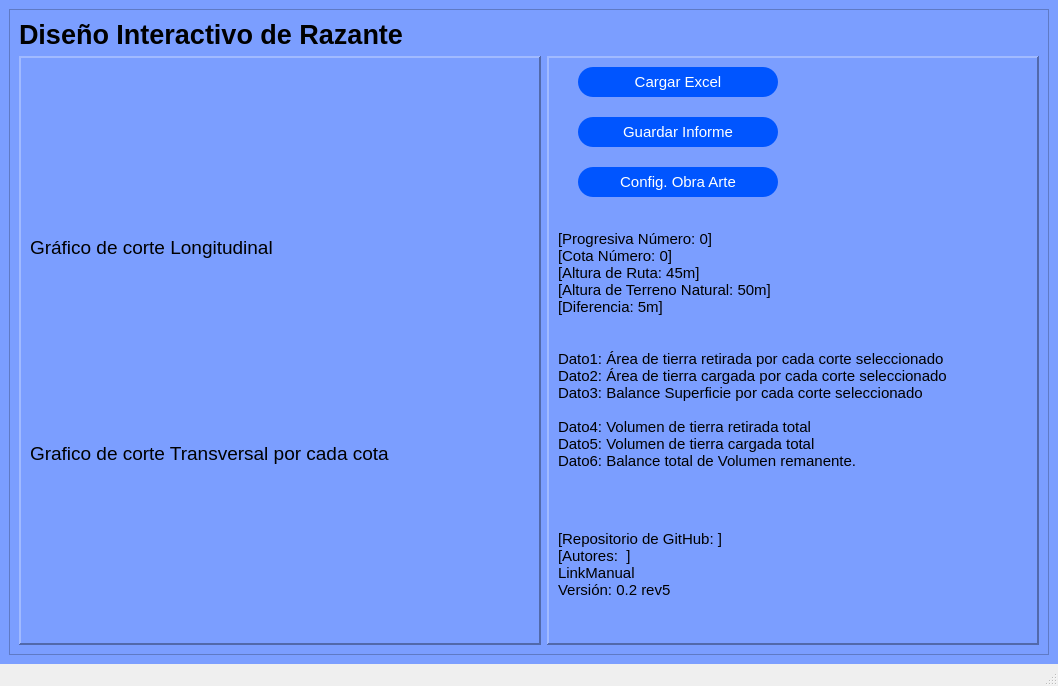
<?xml version="1.0" encoding="UTF-8"?>
<ui version="4.0">
 <class>MainWindow</class>
 <widget class="QMainWindow" name="MainWindow">
  <property name="enabled">
   <bool>true</bool>
  </property>
  <property name="geometry">
   <rect>
    <x>0</x>
    <y>0</y>
    <width>1058</width>
    <height>686</height>
   </rect>
  </property>
  <property name="sizePolicy">
   <sizepolicy hsizetype="Preferred" vsizetype="Preferred">
    <horstretch>0</horstretch>
    <verstretch>0</verstretch>
   </sizepolicy>
  </property>
  <property name="minimumSize">
   <size>
    <width>0</width>
    <height>0</height>
   </size>
  </property>
  <property name="maximumSize">
   <size>
    <width>16777214</width>
    <height>16777215</height>
   </size>
  </property>
  <property name="windowTitle">
   <string>DIR1.0</string>
  </property>
  <property name="styleSheet">
   <string notr="true"/>
  </property>
  <widget class="QWidget" name="centralwidget">
   <property name="sizePolicy">
    <sizepolicy hsizetype="Fixed" vsizetype="Fixed">
     <horstretch>0</horstretch>
     <verstretch>0</verstretch>
    </sizepolicy>
   </property>
   <property name="minimumSize">
    <size>
     <width>800</width>
     <height>600</height>
    </size>
   </property>
   <property name="styleSheet">
    <string notr="true">QWidget{
	background: rgb(123, 158, 255);
}</string>
   </property>
   <layout class="QVBoxLayout" name="verticalLayout_3">
    <item>
     <widget class="QFrame" name="frame">
      <property name="frameShape">
       <enum>QFrame::StyledPanel</enum>
      </property>
      <property name="frameShadow">
       <enum>QFrame::Raised</enum>
      </property>
      <layout class="QGridLayout" name="gridLayout">
       <item row="0" column="0" colspan="2">
        <widget class="QLabel" name="titulo">
         <property name="maximumSize">
          <size>
           <width>800</width>
           <height>40</height>
          </size>
         </property>
         <property name="font">
          <font>
           <pointsize>20</pointsize>
           <bold>true</bold>
          </font>
         </property>
         <property name="text">
          <string>Diseño Interactivo de Razante</string>
         </property>
        </widget>
       </item>
       <item row="1" column="1">
        <widget class="QFrame" name="frameDer">
         <property name="sizePolicy">
          <sizepolicy hsizetype="Preferred" vsizetype="Preferred">
           <horstretch>0</horstretch>
           <verstretch>0</verstretch>
          </sizepolicy>
         </property>
         <property name="minimumSize">
          <size>
           <width>150</width>
           <height>500</height>
          </size>
         </property>
         <property name="maximumSize">
          <size>
           <width>550</width>
           <height>2000</height>
          </size>
         </property>
         <property name="frameShape">
          <enum>QFrame::Panel</enum>
         </property>
         <property name="frameShadow">
          <enum>QFrame::Raised</enum>
         </property>
         <property name="lineWidth">
          <number>2</number>
         </property>
         <property name="midLineWidth">
          <number>1</number>
         </property>
         <layout class="QVBoxLayout" name="verticalLayout">
          <item>
           <layout class="QVBoxLayout" name="verticalLayout_4" stretch="0,0,10">
            <property name="spacing">
             <number>20</number>
            </property>
            <property name="sizeConstraint">
             <enum>QLayout::SetDefaultConstraint</enum>
            </property>
            <property name="leftMargin">
             <number>20</number>
            </property>
            <property name="rightMargin">
             <number>20</number>
            </property>
            <item>
             <widget class="QPushButton" name="btnUpload">
              <property name="minimumSize">
               <size>
                <width>100</width>
                <height>30</height>
               </size>
              </property>
              <property name="maximumSize">
               <size>
                <width>200</width>
                <height>30</height>
               </size>
              </property>
              <property name="font">
               <font>
                <pointsize>11</pointsize>
               </font>
              </property>
              <property name="styleSheet">
               <string notr="true">QPushButton{
	border-radius: 15px;
	background: rgb(0,85,255);
	color: white;
}
QPushButton:hover{
	background: rgb(52, 116, 255);
}
QPushButton:pressed{
	background: rgb(70, 184, 255);
}</string>
              </property>
              <property name="text">
               <string>Cargar Excel</string>
              </property>
              <property name="icon">
               <iconset theme="accessories-calculator"/>
              </property>
              <property name="default">
               <bool>true</bool>
              </property>
              <property name="flat">
               <bool>false</bool>
              </property>
             </widget>
            </item>
            <item>
             <widget class="QPushButton" name="btnSave">
              <property name="minimumSize">
               <size>
                <width>100</width>
                <height>30</height>
               </size>
              </property>
              <property name="maximumSize">
               <size>
                <width>200</width>
                <height>30</height>
               </size>
              </property>
              <property name="font">
               <font>
                <pointsize>11</pointsize>
               </font>
              </property>
              <property name="styleSheet">
               <string notr="true">QPushButton{
	border-radius: 15px;
	background: rgb(0,85,255);
	color: white;
}
QPushButton:hover{
	background: rgb(52, 116, 255);
}
QPushButton:pressed{
	background: rgb(70, 184, 255);
}</string>
              </property>
              <property name="text">
               <string>Guardar Informe</string>
              </property>
             </widget>
            </item>
            <item>
             <widget class="QPushButton" name="btnConfig">
              <property name="minimumSize">
               <size>
                <width>100</width>
                <height>30</height>
               </size>
              </property>
              <property name="maximumSize">
               <size>
                <width>200</width>
                <height>30</height>
               </size>
              </property>
              <property name="font">
               <font>
                <pointsize>11</pointsize>
               </font>
              </property>
              <property name="styleSheet">
               <string notr="true">QPushButton{
	border-radius: 15px;
	background: rgb(0,85,255);
	color: white;
}
QPushButton:hover{
	background: rgb(52, 116, 255);
}
QPushButton:pressed{
	background: rgb(70, 184, 255);
}</string>
              </property>
              <property name="text">
               <string>Config. Obra Arte</string>
              </property>
             </widget>
            </item>
           </layout>
          </item>
          <item>
           <widget class="QLabel" name="dataGrafTrans">
            <property name="minimumSize">
             <size>
              <width>0</width>
              <height>0</height>
             </size>
            </property>
            <property name="maximumSize">
             <size>
              <width>800</width>
              <height>16777215</height>
             </size>
            </property>
            <property name="font">
             <font>
              <pointsize>11</pointsize>
             </font>
            </property>
            <property name="styleSheet">
             <string notr="true"/>
            </property>
            <property name="text">
             <string>[Progresiva Número: 0]
[Cota Número: 0]
[Altura de Ruta: 45m]
[Altura de Terreno Natural: 50m]
[Diferencia: 5m] </string>
            </property>
           </widget>
          </item>
          <item>
           <widget class="QLabel" name="dataGeneral">
            <property name="maximumSize">
             <size>
              <width>800</width>
              <height>16777215</height>
             </size>
            </property>
            <property name="font">
             <font>
              <pointsize>11</pointsize>
             </font>
            </property>
            <property name="text">
             <string>Dato1: Área de tierra retirada por cada corte seleccionado
Dato2: Área de tierra cargada por cada corte seleccionado
Dato3: Balance Superficie por cada corte seleccionado

Dato4: Volumen de tierra retirada total
Dato5: Volumen de tierra cargada total
Dato6: Balance total de Volumen remanente.
</string>
            </property>
           </widget>
          </item>
          <item>
           <widget class="QLabel" name="dataInfo">
            <property name="maximumSize">
             <size>
              <width>800</width>
              <height>16777215</height>
             </size>
            </property>
            <property name="font">
             <font>
              <pointsize>11</pointsize>
             </font>
            </property>
            <property name="text">
             <string>[Repositorio de GitHub: ]
[Autores:  ]
LinkManual 
Versión: 0.2 rev5</string>
            </property>
           </widget>
          </item>
         </layout>
        </widget>
       </item>
       <item row="1" column="0">
        <widget class="QFrame" name="frameIzq">
         <property name="frameShape">
          <enum>QFrame::Panel</enum>
         </property>
         <property name="frameShadow">
          <enum>QFrame::Raised</enum>
         </property>
         <property name="lineWidth">
          <number>2</number>
         </property>
         <property name="midLineWidth">
          <number>1</number>
         </property>
         <layout class="QVBoxLayout" name="verticalLayout_2">
          <item>
           <widget class="QLabel" name="titGrafLong">
            <property name="minimumSize">
             <size>
              <width>500</width>
              <height>25</height>
             </size>
            </property>
            <property name="maximumSize">
             <size>
              <width>500</width>
              <height>40</height>
             </size>
            </property>
            <property name="font">
             <font>
              <pointsize>14</pointsize>
             </font>
            </property>
            <property name="text">
             <string>Gráfico de corte Longitudinal</string>
            </property>
           </widget>
          </item>
          <item>
           <widget class="QLabel" name="titGrafTrans">
            <property name="sizePolicy">
             <sizepolicy hsizetype="Preferred" vsizetype="Preferred">
              <horstretch>0</horstretch>
              <verstretch>0</verstretch>
             </sizepolicy>
            </property>
            <property name="minimumSize">
             <size>
              <width>400</width>
              <height>25</height>
             </size>
            </property>
            <property name="maximumSize">
             <size>
              <width>5000</width>
              <height>40</height>
             </size>
            </property>
            <property name="font">
             <font>
              <pointsize>14</pointsize>
             </font>
            </property>
            <property name="text">
             <string>Grafico de corte Transversal por cada cota</string>
            </property>
           </widget>
          </item>
         </layout>
        </widget>
       </item>
      </layout>
     </widget>
    </item>
   </layout>
  </widget>
  <widget class="QMenuBar" name="menubar">
   <property name="geometry">
    <rect>
     <x>0</x>
     <y>0</y>
     <width>1058</width>
     <height>25</height>
    </rect>
   </property>
  </widget>
  <widget class="QStatusBar" name="statusbar"/>
 </widget>
 <resources/>
 <connections/>
</ui>
